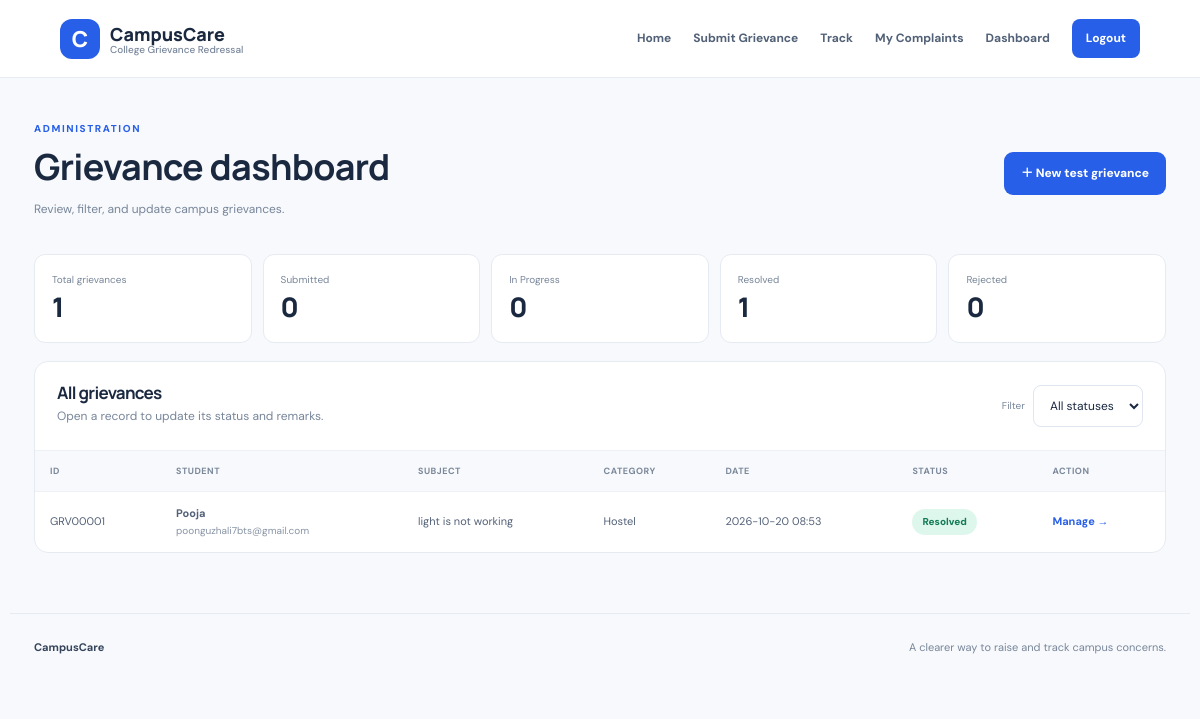
/admin (signed in), run on the app's committed database.
### tables this page shows
CREATE TABLE grievances (
            id INTEGER PRIMARY KEY AUTOINCREMENT,
            grievance_id TEXT UNIQUE,
            student_name TEXT NOT NULL,
            email TEXT NOT NULL,
            department TEXT NOT NULL,
            category TEXT NOT NULL,
            subject TEXT NOT NULL,
            description TEXT NOT NULL,
            location TEXT DEFAULT '',
            status TEXT NOT NULL DEFAULT 'Submitted',
            remarks TEXT DEFAULT '',
            created_at TEXT NOT NULL
        );

### app.py (the view)
@app.route("/admin")
@admin_only
def admin():
    selected = request.args.get("status", "")
    with connect() as db:
        if selected in STATUSES:
            rows = db.execute("SELECT * FROM grievances WHERE status=? ORDER BY id DESC", (selected,)).fetchall()
        else:
            selected = ""
            rows = db.execute("SELECT * FROM grievances ORDER BY id DESC").fetchall()
        counts = {s: db.execute("SELECT COUNT(*) FROM grievances WHERE status=?", (s,)).fetchone()[0] for s in STATUSES}
        total = db.execute("SELECT COUNT(*) FROM grievances").fetchone()[0]
    return render_template("admin.html", rows=rows, selected=selected, counts=counts, total=total)

### app.py (called while the page is built)
def connect():
    db = sqlite3.connect(DB)
    db.row_factory = sqlite3.Row
    return db

def admin_only(fn):
    @wraps(fn)
    def wrapper(*args, **kwargs):
        if not session.get("admin"):
            flash("Please log in as an administrator first.", "error")
            return redirect(url_for("admin_login"))
        return fn(*args, **kwargs)
    return wrapper

### templates/admin.html (shortened to what this page needs)
{% extends "base.html" %}{% block title %}Admin Dashboard{% endblock %}{% block content %}
<div class="dashhead"><div><span class="eyebrow">ADMINISTRATION</span><h1>Grievance dashboard</h1><p class="muted">Review, filter, and update campus grievances.</p></div><a class="button primary" href="{{ url_for('submit') }}">＋ New test grievance</a></div>
<div class="adminstats"><div><span>Total grievances</span><b>{{ total }}</b></div>{% for s in ['Submitted','In Progress','Resolved','Rejected'] %}<div><span>{{ s }}</span><b>{{ counts[s] }}</b></div>{% endfor %}</div>
<section class="panel tablepanel"><div class="tablehead"><div><h2>All grievances</h2><p class="muted">Open a record to update its status and remarks.</p></div><form class="filter" method="get"><label>Filter</label><select name="status" onchange="this.form.submit()"><option value="">All statuses</option></select></form></div>
{% if rows %}<div class="tablewrap"><table><thead><tr><th>ID</th><th>Student</th><th>Subject</th><th>Category</th><th>Date</th><th>Status</th><th>Action</th></tr></thead><tbody>{% for g in rows %}<tr><td>{{ g['grievance_id'] }}</td><td><b>{{ g['student_name'] }}</b><small>{{ g['email'] }}</small></td><td>{{ g['subject'] }}</td><td>{{ g['category'] }}</td><td>{{ g['created_at'] }}</td><td><span class="status {{ g['status']|lower|replace(' ','-') }}">{{ g['status'] }}</span></td><td><a href="{{ url_for('edit', pk=g['id']) }}">Manage →</a></td></tr>{% endfor %}</tbody></table></div>{% else %}<div class="empty"><h2>No grievances yet</h2><p>Submitted grievances will appear here.</p></div>{% endif %}</section>{% endblock %}

### templates/base.html (shortened to what this page needs)
<!doctype html>
<html lang="en">
<head>
<link rel="stylesheet" href="{{ url_for('static', filename='style.css') }}">
</head>
<body>
<header class="header">
<a class="brand" href="{{ url_for('home') }}"><span class="logo">C</span><span>CampusCare<small>College Grievance Redressal</small></span></a>
<nav id="nav"><a href="{{ url_for('home') }}">Home</a><a href="{{ url_for('submit') }}">Submit Grievance</a><a href="{{ url_for('track') }}">Track</a><a href="{{ url_for('my_complaints') }}">My Complaints</a>{% if session.get('admin') %}<a href="{{ url_for('admin') }}">Dashboard</a><a class="navbutton" href="{{ url_for('admin_logout') }}">Logout</a>{% else %}<a class="navbutton" href="{{ url_for('admin_login') }}">Admin Login</a>{% endif %}</nav>
</header>
<main class="container">
{% block content %}{% endblock %}
</main>
<footer><strong>CampusCare</strong><span>A clearer way to raise and track campus concerns.</span></footer>
</body></html>

### static/style.css (style rules this page uses)
:root { --blue:#285fe8;--ink:#1b2940;--muted:#78869a;--line:#e6ebf2;--bg:#f7f9fc;--green:#15845c }
* { box-sizing:border-box }
body { margin:0;background:var(--bg);color:var(--ink);font:15px 'DM Sans',sans-serif;line-height:1.6 }
a { text-decoration:none;color:var(--blue);font-weight:700 }
.header { height:78px;padding:0 max(5%,calc((100% - 1180px)/2));background:white;border-bottom:1px solid var(--line);display:flex;align-items:center;justify-content:space-between;position:sticky;top:0;z-index:4 }
.brand { display:flex;align-items:center;gap:10px;color:var(--ink);font:800 18px Manrope,sans-serif }
.brand small { display:block;font:500 10px 'DM Sans';color:var(--muted);margin-top:-3px }
.logo { background:var(--blue);color:white;width:40px;height:40px;border-radius:12px;display:grid;place-items:center;font-size:22px }
nav { display:flex;align-items:center;gap:22px }
nav a { font-size:12px;color:#526177 }
nav .navbutton { background:var(--blue);color:white;padding:10px 14px;border-radius:8px }
.container { max-width:1180px;padding:0 24px 60px;margin:auto }
.eyebrow { font-size:10px;font-weight:800;letter-spacing:1.6px;color:var(--blue) }
h1,h2,h3 { font-family:Manrope,sans-serif;line-height:1.2;letter-spacing:-.7px }
.button { display:inline-flex;align-items:center;justify-content:center;padding:12px 17px;border:0;border-radius:9px;font-size:12px;font-weight:800;cursor:pointer }
.primary { background:var(--blue);color:white }
.status { display:inline-block;background:#e9efff;color:#315bb8;padding:5px 10px;border-radius:50px;font-size:10px;font-weight:800;white-space:nowrap }
.status.resolved { background:#def7ec;color:#137b57 }
.cards article,.panel { background:white;border:1px solid var(--line);border-radius:14px }
footer { max-width:1180px;margin:auto;border-top:1px solid var(--line);padding:25px 24px 35px;display:flex;justify-content:space-between;color:var(--muted);font-size:11px }
footer strong { color:#35445a }
.page-title h1,.dashhead h1 { font-size:36px;margin:7px 0 }
.grid input,.grid select,.grid textarea,.form select,.form textarea,.login input,.search input,.filter select { border:1px solid #dfe6ef;border-radius:8px;padding:11px 12px;width:100%;font:12px 'DM Sans';background:white;color:var(--ink);outline:none }
.rowbetween,.tablehead,.dashhead { display:flex;align-items:center;justify-content:space-between;gap:15px }
.muted { color:var(--muted);font-size:12px }
.tablepanel { overflow:hidden;margin-top:18px }
.tablehead { padding:21px 22px }
.tablehead h2 { font-size:17px;margin:0 }
.tablehead p { margin:3px 0 }
.tablewrap { overflow-x:auto }
table { width:100%;border-collapse:collapse;text-align:left;font-size:11px }
th,td { padding:13px 15px;border-top:1px solid #edf0f5;white-space:nowrap }
th { background:#f7f9fc;color:#7b889a;font-size:9px;text-transform:uppercase;letter-spacing:.5px }
td { color:#536178 }
td small { display:block;color:#8793a4;font-size:10px }
.filter { display:flex;align-items:center;gap:8px }
.filter label { font-size:10px;color:var(--muted) }
.filter select { width:auto }
.dashhead { padding:37px 0 23px }
.dashhead h1 { margin:6px 0 }
.adminstats { display:grid;grid-template-columns:repeat(5,1fr);gap:11px }
.adminstats div { background:white;border:1px solid var(--line);border-radius:11px;padding:17px }
.adminstats span,.adminstats b { display:block }
.adminstats span { font-size:10px;color:var(--muted) }
.adminstats b { font:800 27px Manrope }

### data on the page
grievances: status "Resolved", id "1", grievance_id "GRV00001", student_name "Pooja", email "poonguzhali7bts@gmail.com", subject "light is not working", category "Hostel", created_at "2026-10-20 08:53"

### other printed values
{{ total }} "1"
{{ s }} "Submitted" "In Progress" "Rejected"
{{ counts[s] }} "0" "0" "0"
